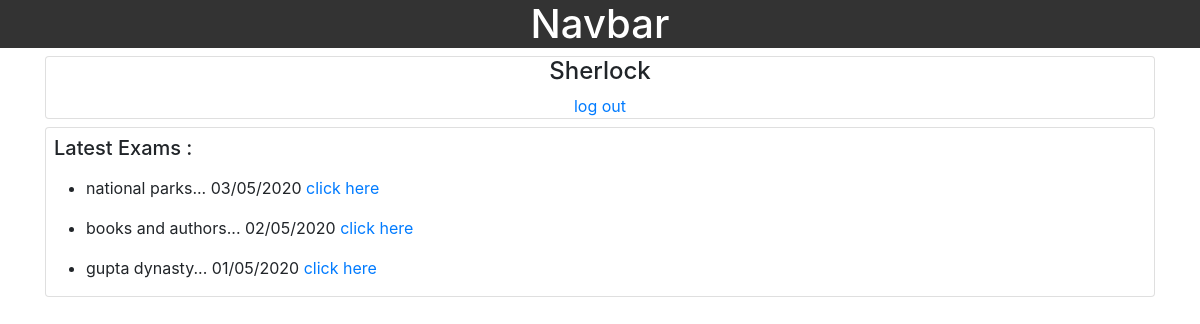
The app's page /timeline/ (signed in) with its own data.
### home/models.py (models this page shows, shortened)
class Topic(models.Model):
    topic_name = models.CharField(max_length=30)
    dateOfUpload = models.DateTimeField(default=timezone.now)
    tTime = models.IntegerField(default=0)
    published = models.BooleanField(default=False)

### timeline/views.py (the view)
# urls.py: path('timeline/', include('timeline.urls')),
@login_required(login_url='../login')
def timeline(response):
    topics = Topic.objects.all().order_by('-dateOfUpload')
    data = []
    for t in topics:
        if len(Marksheet.objects.filter(user=response.user, topic_id=t.id)) == 0:
            data.append({
                'topic': t,
                'done': False,
            })
        else:
            data.append({
                'topic': t,
                'done': True,
            })
    return render(response, 'timeline/timeline.html', {'data': data})

### timeline/templates/timeline/timeline.html (shortened to what this page needs)
{% extends 'home.html' %}
{% block body %}
<div class="container">
    <div class="card text-center">
        <h4>
            {{user.username|capfirst}}
        </h4>
        <span>
            <a href="../logout">
                log out
            </a>
        </span>
    </div>
    <div class="card mt-2">
        <div class="card-title m-2">
            <h5>
                Latest Exams :
            </h5>
        </div>
        <div>
            {% for d in data %}
            <ul>
                {% if not d.topic.published %}
                <li>
                    {{d.topic.topic_name}}... {{d.topic.dateOfUpload|date:"d/m/Y"}} <span class="bg-danger rounded text-light">coming
                        soon</span>
                </li>
                {% elif d.done %}
                <li>
                    {{d.topic.topic_name}}... {{d.topic.dateOfUpload|date:"d/m/Y"}} <a
                        href="../paper/paper_res/{{d.topic.id}}" target="_blank">result</a>
                </li>
                {% else %}
                <li>
                    {{d.topic.topic_name}}... {{d.topic.dateOfUpload|date:"d/m/Y"}} <a href="../paper/{{d.topic.id}}"
                        target="_blank">click here</a>
                </li>
                {% endif %}
            </ul>
            {% endfor %}
        </div>
    </div>
</div>
{% endblock body %}

### records on screen
Topic: topic.topic_name "national parks", topic.dateOfUpload "03/05/2020"
Topic: topic.topic_name "books and authors", topic.dateOfUpload "02/05/2020"
Topic: topic.topic_name "gupta dynasty", topic.dateOfUpload "01/05/2020"

### other values on screen
{{ user.username|capfirst }} "Sherlock"
